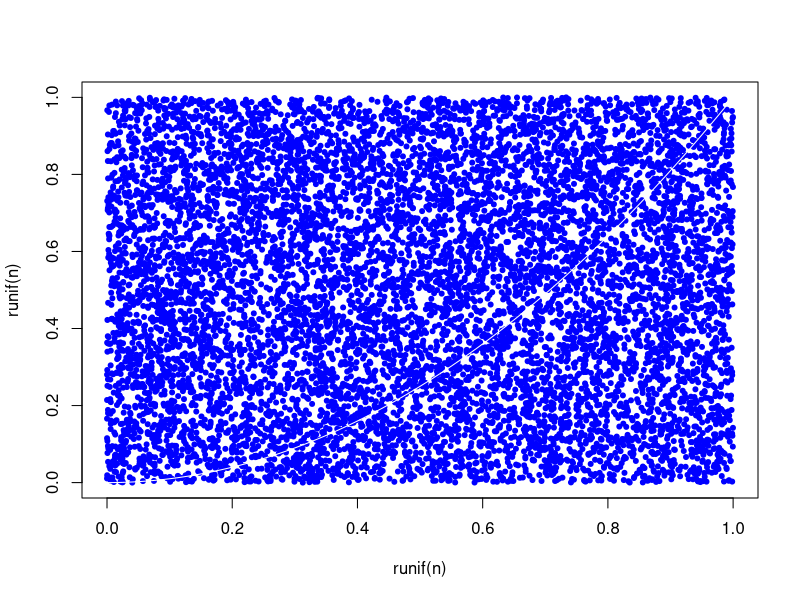
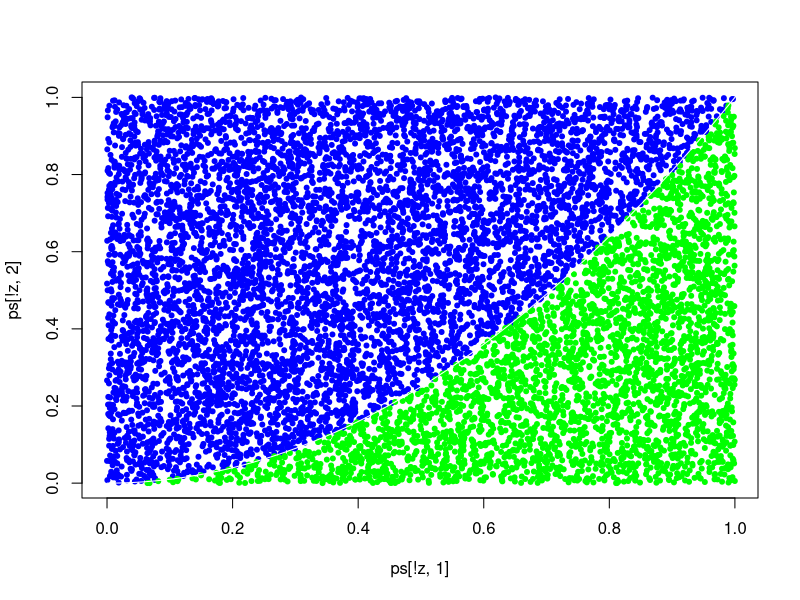

These charts were generated, in order, by the following R code: (Note: this script raises an error after producing the figures.)
n <- 10000
f <- function(x) x^2
plot(runif(n), runif(n), col='blue', pch=20)
curve(f, 0,1, n=100, col='white', add=TRUE)

ps <- matrix(runif(2*n), ncol=2)
g <- function(x,y) y <= x^2
z <- g(ps[,1], ps[,2])
plot(ps[!z,1], ps[!z,2], col='blue', pch=20)
points(ps[z,1], ps[z,2], col='green', pch=20)
curve(f, 0,1, n=100, col='white', add=TRUE)

?runif
?points


# Fresh trial
#MCMC from URL : http://nicercode.github.io/guides/mcmc/

#1 Monte carlo sample generations
m <- 0
s <- 1

set.seed(1)
samples <- rnorm(10000, m, s)
#Samples can be called as sample generate for monte carlo, 
#these are generally calculated with bayessian stats primarily on posterior prob distributions

#Explore
summary(samples)
plot(summary(samples))

summary(replicate(1000, mean(rnorm(10000, m, s))))

# Monte carlo integration
p <- 0.025 # 2.5 %, 95% confidence interval
a.mc <- unname(quantile(samples,p))

cummeans <- function(x)
  cumsum(x) / seq_along(x)


plot(cummeans(samples), 
     type='l', 
     xlab="sample", ylab="Cummulative mean", 
     panel.first = abline(h=0, col="red"), las=1, log="x")
# see log="x" this is converted to log() here
for (i in seq_len(30))
  lines(cummeans(rnorm(10000,m,s)),
        col=rgb(runif(1), runif(1),runif(1),0.5))
# How many times you do Monte carlo, results converge to same is show in plot


a.true <- qnorm(p,m,s) # qnorm gives point on x axis, in this case 
a.true

#Error between true and MC
a.true - a.mc
#Observe error

#a.mc generate multiple times using replicate function
a.mc1 <- replicate(100, mean(rnorm(10000, m, s)))
a.true - a.mc1
summary(a.true - a.mc1)
#Printing a.true - a.mc1 would show that results are almost same; 
#it means mean of rnorm(10000,m,s) converges to single solution

#TIPS : learning(need to confirm) till now; 
#as I remember we have to sample 10000 times from normal distribution and consider mean of each sampling


##UNDERSTANDING Markov chains
# Markov chains : given a current state we can to next state
# It follows to stationary distribution where next state doesn't change

#Let's assume probability transition matrix
p <- rbind(c(.5,.25,.25),
           c(.2,.1,.7),
           c(.25,.25,.5))

rowSums(p) # notice all row sums to 1
colSums(p) # Columns may not NECESSARILY sum to 1

iterate.p <- function(x, P, n) {
  res <- matrix(NA, n+1, length(x)) # To store current state to next 'n' states
  res[1,] <- x
  for (i in seq_len(n))
    res[i+1,] <-x <- x %*% P
  res
}

n <- 10
y1 <- iterate.p(c(1,0,0),p,n)

y2 <- iterate.p(c(0,1,0),p,n)
y3 <- iterate.p(c(0,0,1),p,n)

matplot(0:n,y1, type='l', xlab = "step", ylab = "y", las=1)
matlines(0:n,y2, lty=2)
matlines(0:n,y3, lty=3)
#All graph above proves that markov chains converge to stationary distribution

#Trying same with eigen vector/values
v <- eigen(t(p), FALSE)$vectors[,1] # this code-stmt would draw only 1st vector, generally for this eigen value is '1'
v <- v/sum(v)

#use v (eigen vector for eigen value 1)
points(rep(10,3),v, col=1:3)


#A step further : TBD
run <- function(i, P ,n)  {
  res = integer(n)
  for (t in seq_len(n))
    res[[t]] <-i <- sample(nrow(P),1,pr=P[i,])
  res
}

samples <- run(1,p,100)
plot(samples,type='s',xlab = "steps", ylab = "state", las=1)

#plot means rather
plot(cummeans(samples == 1),type="l",ylim = c(0,1), 
     xlab = "steps", ylab = "y", las=1)
lines(cummeans(samples == 2), col=2)
lines(cummeans(samples == 3), col=3)


#Run same for 5000 iterations
samples <- run(1,p,5000)
#plot(samples,type='s',xlab = "steps", ylab = "state", las=1, log="x")

#plot means rather
plot(cummeans(samples == 1),type="l",ylim = c(0,1), 
     xlab = "steps", ylab = "y", las=1)
lines(cummeans(samples == 2), col=2)
lines(cummeans(samples == 3), col=3)
abline(h=v,lty=2, col=1:3)

#Let's implement MCMC now
# Let's consider target distribution
p = .4
mu = c(-1,2)
sd = c(.5,2)
targetDist <- function(x) {
  p * dnorm(x,mu[1], sd[1]) +
    (1-p) * dnorm(x,mu[2], sd[2]) 
}

#Trying x from -4 to 8 with 301 samples - just observe curve
curve(targetDist(x), col="red", -4,8,n=301,las=1)
# las=1 makes sure that all y axis symbols are there

# Now understand, we have to take samples from current-point=mean with some sd
# Please note that putting x as new mean on each iteration is representation for markov chain
# rnorm is nothing but monte-carlo simulation step
q = function(x) rnorm(1,x,4)

#MCMC core algorithm
step <- function(x, f, q) {
  xp = q(x)
  alpha = min(1, f(xp)/f(x)) # remember f(xp) is driven from previous sample as mean
  #cat ("old-value", x,"\n")
  #cat ("new-value", xp,"\n")
  #if new value better than previous than SURELY consider new value, 
  #even if new value is NOT better than prev, we may consider new value with probability.
  if (runif(1) < alpha)
    x = xp
  x
}

# Run function for MCMC algorithm
run <- function(x, f, q, nsteps) {
  resM <- matrix(NA, nsteps, length(x))
  for (i in seq_len(nsteps)) {
    x <- step(x,f,q)
    #cat ("step-out",x,"\n")
    resM[i,] <- x
  }
  
  drop(resM)
}

res <- run(-10,targetDist,q,1000)


#Let's draw and explorative analyze
layout(matrix(c(1,2),1,2),widths = c(4,1))
par(mar=c(4.1,.5,.5,.5), oma=c(0,4.1,0,0))
plot(res,type="s", xpd=NA, ylab="parameter",xlab = "Sample",las=1)
usr <-par("usr")
xx <- seq(usr[3], usr[4],length=301)
plot(targetDist(xx),xx,type="l",yaxs="i",axes=FALSE,xlab="")

hist(res,50,freq=FALSE,main="",ylim =c(0,.4),las=1,xlab="x",ylab="prob density")
z <- integrate(targetDist,-Inf, Inf)$value
curve(targetDist(x)/z,add=TRUE,col="red",n=200)

#Run MCMC with different combos
res.fast <- run(-10,targetDist,function(x) rnorm(1,x,33),1000)
res.slow <- run(-10,targetDist,function(x) rnorm(1,x,.3),1000)
#Draw
layout(matrix(c(1,2),1,2),widths = c(4,1))
par(mar=c(4.1,.5,.5,.5), oma=c(0,4.1,0,0))
plot(res,type="s", xpd=NA, ylab="parameter",xlab = "Sample",las=1)
lines(res.fast,col="red")
lines(res.slow,col="green")
plot(targetDist(xx),xx,type="l",axes=FALSE)